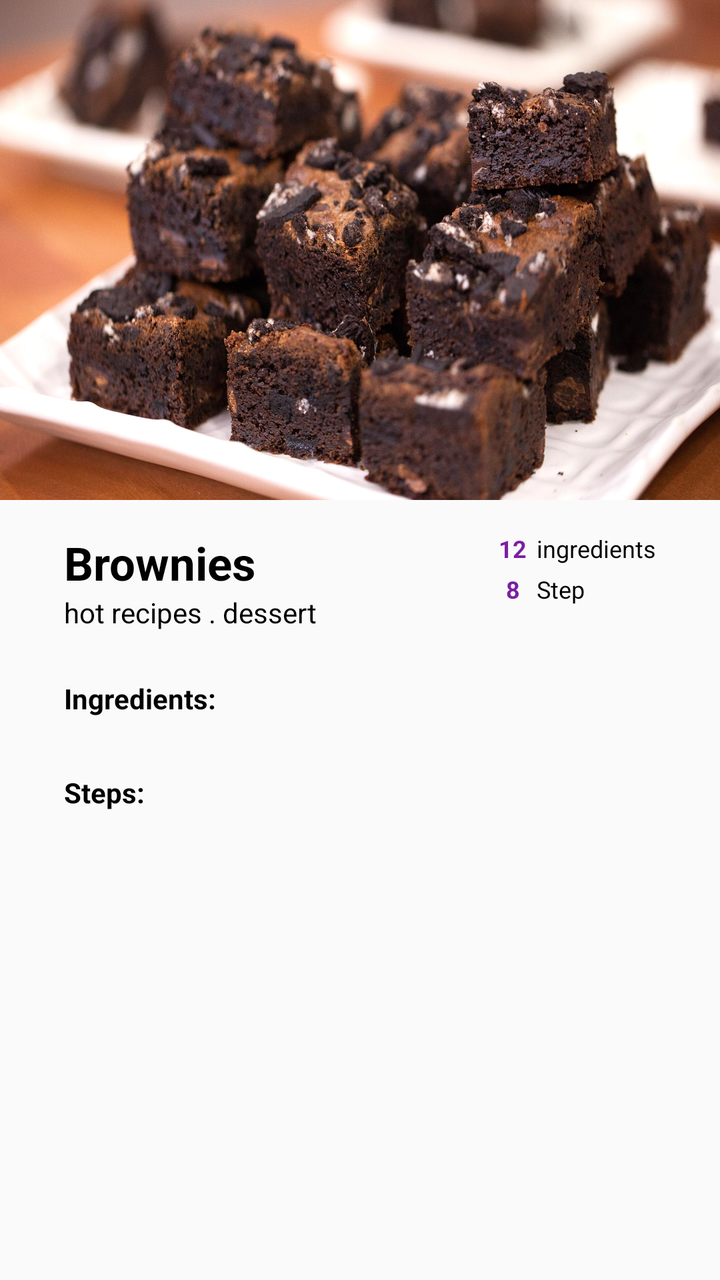
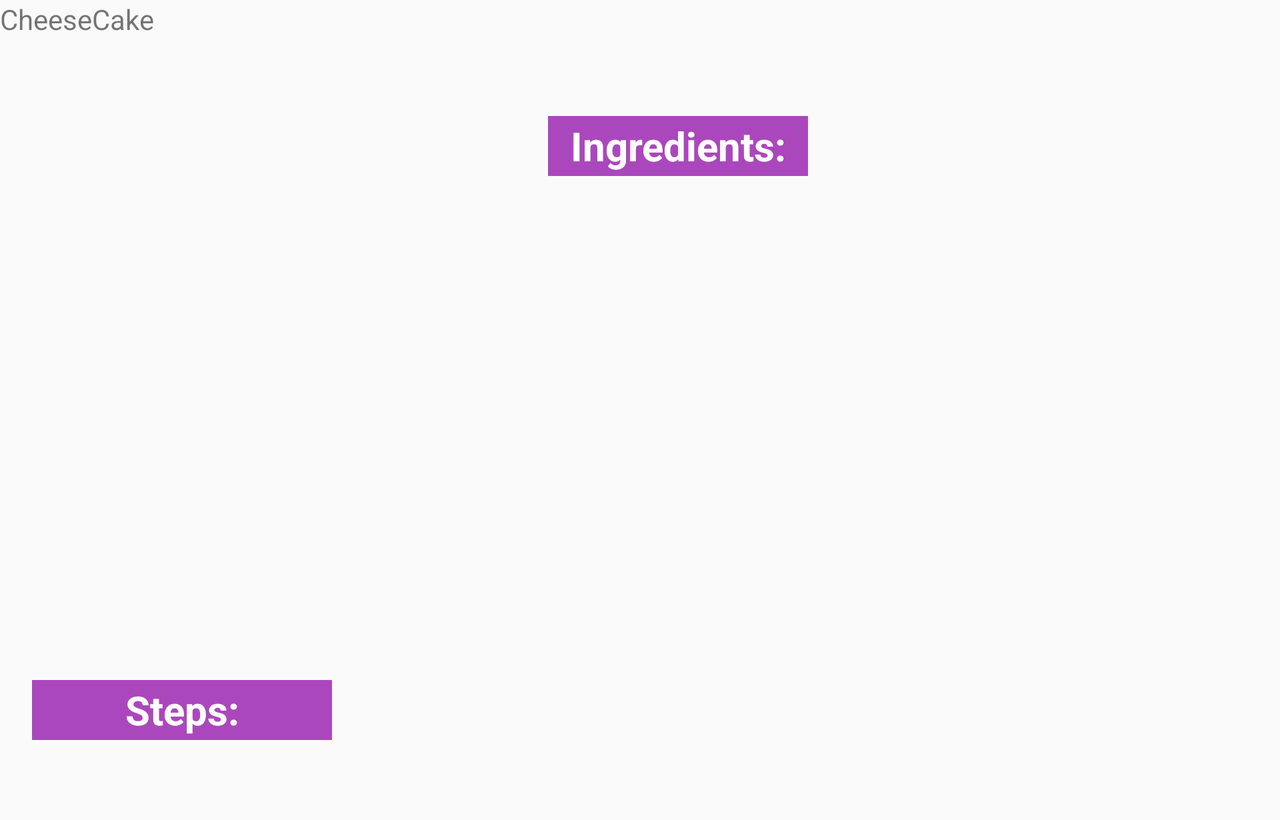

An Android layout and its configuration variant, each rendered on a device that would load it. The default file and the variant file are quoted in full after the pictures.
<!-- AndroidManifest.xml: application theme AppTheme -->
<!-- res/layout/activity_details.xml -->
<?xml version="1.0" encoding="utf-8"?>
<ScrollView xmlns:android="http://schemas.android.com/apk/res/android"
    xmlns:app="http://schemas.android.com/apk/res-auto"
    xmlns:tools="http://schemas.android.com/tools"
    android:id="@+id/scroll_view"
    android:layout_width="match_parent"
    android:layout_height="match_parent">

    
    <androidx.constraintlayout.widget.ConstraintLayout
        android:layout_width="match_parent"
        android:layout_height="wrap_content"
        tools:context=".ui.details.DetailsActivity">


        
        <androidx.recyclerview.widget.RecyclerView
            android:id="@+id/recycler_view_steps"
            android:layout_width="match_parent"
            android:layout_height="wrap_content"
            android:layout_marginTop="4dp"
            android:paddingBottom="32dp"
            app:layout_constraintEnd_toEndOf="parent"
            app:layout_constraintHorizontal_bias="0.0"
            app:layout_constraintStart_toStartOf="parent"
            app:layout_constraintTop_toBottomOf="@+id/tv_step_label" />


        
        <TextView
            android:id="@+id/tv_step_label"
            style="@style/LabelRecyclerView"
            android:text="@string/steps_label"
            app:layout_constraintStart_toStartOf="parent"
            app:layout_constraintTop_toBottomOf="@+id/recycler_view_ingredient" />


        
        <ImageView
            android:id="@+id/image"
            android:layout_width="match_parent"
            android:layout_height="250dp"
            android:contentDescription="@string/recipe_image"
            android:scaleType="fitXY"
            app:layout_constraintEnd_toEndOf="parent"
            app:layout_constraintStart_toStartOf="parent"
            app:layout_constraintTop_toTopOf="parent"
            tools:src="@drawable/brown" />


        
        <androidx.recyclerview.widget.RecyclerView
            android:id="@+id/recycler_view_ingredient"
            android:layout_width="match_parent"
            android:layout_height="wrap_content"
            android:layout_marginTop="4dp"
            app:layout_constraintEnd_toEndOf="parent"
            app:layout_constraintHorizontal_bias="0.0"
            app:layout_constraintStart_toStartOf="parent"
            app:layout_constraintTop_toBottomOf="@+id/tv_ingredient_label" />


        
        <TextView
            android:id="@+id/tv_ingredient_label"
            style="@style/LabelRecyclerView"
            android:text="@string/ingredients_label"
            app:layout_constraintStart_toStartOf="parent"
            app:layout_constraintTop_toBottomOf="@+id/tv_sub_name" />


        
        <TextView
            android:id="@+id/tv_recipe_name"
            android:layout_width="wrap_content"
            android:layout_height="wrap_content"
            android:layout_marginStart="32dp"
            android:layout_marginTop="16dp"
            android:textColor="@color/black"
            android:textSize="23sp"
            android:textStyle="bold"
            app:layout_constraintStart_toStartOf="parent"
            app:layout_constraintTop_toBottomOf="@+id/image"
            tools:text="Brownies" />


        
        <TextView
            android:id="@+id/tv_sub_name"
            android:layout_width="wrap_content"
            android:layout_height="wrap_content"
            android:layout_marginStart="32dp"
            android:text="@string/hot_recipes_dessert"
            android:textColor="@color/black"
            app:layout_constraintStart_toStartOf="parent"
            app:layout_constraintTop_toBottomOf="@+id/tv_recipe_name" />


        
        <TextView
            android:id="@+id/tv_num_ingred"
            style="@style/NumbersStepsIngredients"
            android:layout_marginTop="16dp"
            android:layout_marginEnd="5dp"
            app:layout_constraintEnd_toStartOf="@+id/textView5"
            app:layout_constraintTop_toBottomOf="@+id/image"
            tools:text="12" />


        
        <TextView
            android:id="@+id/tv_num_steps"
            style="@style/NumbersStepsIngredients"
            android:layout_marginTop="4dp"
            app:layout_constraintEnd_toEndOf="@+id/tv_num_ingred"
            app:layout_constraintStart_toStartOf="@+id/tv_num_ingred"
            app:layout_constraintTop_toBottomOf="@+id/tv_num_ingred"
            tools:text="8" />


        
        <TextView
            android:id="@+id/textView5"
            style="@style/MiniLabels"
            android:layout_marginTop="16dp"
            android:layout_marginEnd="32dp"
            android:text="@string/ingredient"
            app:layout_constraintEnd_toEndOf="parent"
            app:layout_constraintTop_toBottomOf="@+id/image" />


        
        <TextView
            android:id="@+id/textView7"
            style="@style/MiniLabels"
            android:text="@string/step"
            app:layout_constraintBottom_toBottomOf="@+id/tv_num_steps"
            app:layout_constraintStart_toStartOf="@+id/textView5"
            app:layout_constraintTop_toTopOf="@+id/tv_num_steps" />


        
        <ImageButton
            android:id="@+id/iv_back"
            style="@style/Widget.AppCompat.Button.Borderless"
            android:layout_width="wrap_content"
            android:layout_height="wrap_content"
            android:contentDescription="@string/back_button"
            android:elevation="8dp"
            app:layout_constraintStart_toStartOf="parent"
            app:layout_constraintTop_toTopOf="parent"
            app:srcCompat="@drawable/baseline_arrow_back_white_48" />


    </androidx.constraintlayout.widget.ConstraintLayout>
</ScrollView>
<!-- resources referenced by this layout -->
<resources>
  <color name="black">#000</color>
  <!-- drawable brown: jpg bitmap (drawable-hdpi, 215481 bytes) -->
  <string name="back_button">Back button</string>
  <string name="hot_recipes_dessert">hot recipes . dessert</string>
  <string name="ingredient">ingredients</string>
  <string name="ingredients_label">Ingredients:</string>
  <string name="recipe_image">recipe image</string>
  <string name="step">Step</string>
  <string name="steps_label">Steps:</string>
  <style name="LabelRecyclerView">
          <item name="android:layout_height">wrap_content</item>
          <item name="android:layout_width">wrap_content</item>
          <item name="android:layout_marginStart">32dp</item>
          <item name="android:layout_marginTop">24dp</item>
          <item name="android:textColor">@color/black</item>
          <item name="android:textStyle">bold</item>
      </style>
  <style name="MiniLabels">
          <item name="android:layout_height">wrap_content</item>
          <item name="android:layout_width">wrap_content</item>
          <item name="android:textSize">12sp</item>
          <item name="android:textColor">@color/black</item>
      </style>
  <style name="NumbersStepsIngredients" parent="MiniLabels">
          <item name="android:textColor">@color/colorAccent</item>
          <item name="android:textStyle">bold</item>
      </style>
  <style name="AppTheme" parent="Theme.AppCompat.Light.DarkActionBar">
          
          <item name="colorPrimary">@color/colorPrimary</item>
          <item name="colorPrimaryDark">@color/colorPrimaryDark</item>
          <item name="colorAccent">@color/colorAccent</item>
      </style>
  <color name="colorAccent">#7B1FA2</color>
  <color name="colorPrimary">#7B1FA2</color>
  <color name="colorPrimaryDark">#7B1FA2</color>
</resources>
<!-- res/layout-land/activity_details.xml (the repository's variant of the layout above) -->
<!-- drawn on the phone turned sideways -->
<?xml version="1.0" encoding="utf-8"?>
<ScrollView

    xmlns:android="http://schemas.android.com/apk/res/android"
    xmlns:app="http://schemas.android.com/apk/res-auto"
    xmlns:tools="http://schemas.android.com/tools"
    android:id="@+id/scroll_view"
    android:layout_width="match_parent"
    android:layout_height="match_parent">


    <android.support.constraint.ConstraintLayout
        android:layout_width="match_parent"
        android:layout_height="match_parent"
        tools:context=".activity.DetailsActivity">

        
        <android.support.v7.widget.RecyclerView
            android:id="@+id/recycler_view_steps"
            android:layout_width="wrap_content"
            android:layout_height="wrap_content"
            android:layout_marginStart="8dp"
            android:layout_marginTop="8dp"
            android:paddingBottom="32dp"
            app:layout_constraintStart_toStartOf="parent"
            app:layout_constraintTop_toBottomOf="@+id/tv_step_label" />

        
        <TextView
            android:id="@+id/tv_recipe_name"
            style="@style/recipe"
            android:layout_height="50dp"
            app:layout_constraintEnd_toEndOf="parent"
            app:layout_constraintStart_toStartOf="parent"
            app:layout_constraintTop_toTopOf="parent"
            tools:text="CheeseCake" />

        
        <TextView
            android:id="@+id/tv_step_label"
            style="@style/landscape"
            android:layout_width="150dp"
            android:layout_marginStart="16dp"
            android:layout_marginTop="32dp"
            android:text="@string/steps_label"
            app:layout_constraintStart_toStartOf="parent"
            app:layout_constraintTop_toBottomOf="@+id/image" />

        
        <ImageView
            android:id="@+id/image"
            android:layout_width="250dp"
            android:layout_height="250dp"
            android:layout_marginStart="8dp"
            android:layout_marginTop="8dp"
            android:src="@mipmap/ic_launcher"
            app:layout_constraintStart_toStartOf="parent"
            app:layout_constraintTop_toBottomOf="@+id/tv_recipe_name" />

        
        <android.support.v7.widget.RecyclerView
            android:id="@+id/recycler_view_ingredient"
            android:layout_width="wrap_content"
            android:layout_height="wrap_content"
            android:layout_marginStart="16dp"
            android:layout_marginTop="8dp"
            app:layout_constraintStart_toEndOf="@+id/image"
            app:layout_constraintTop_toBottomOf="@+id/tv_ingredient_label" />

        
        <TextView
            android:id="@+id/tv_ingredient_label"
            style="@style/landscape"
            android:layout_width="130dp"
            android:layout_marginStart="16dp"
            android:layout_marginTop="8dp"
            android:text="@string/ingredients_label"
            app:layout_constraintStart_toEndOf="@+id/image"
            app:layout_constraintTop_toBottomOf="@+id/tv_recipe_name" />


    </android.support.constraint.ConstraintLayout>
</ScrollView>
<!-- resources referenced by the variant -->
<!-- as the phone turned sideways resolves them -->
<resources>
  <string name="ingredients_label">Ingredients:</string>
  <string name="steps_label">Steps:</string>
  <style name="landscape">
          <item name="android:textSize">20sp</item>
          <item name="android:layout_height">30dp</item>
          <item name="android:textColor">@color/white</item>
          <item name="android:textStyle">bold</item>
          <item name="android:background">@color/headers</item>
          <item name="android:gravity">center</item>
  
      </style>
  <style name="AppTheme" parent="Theme.AppCompat.Light.DarkActionBar">
          
          <item name="colorPrimary">@color/colorPrimary</item>
          <item name="colorPrimaryDark">@color/colorPrimaryDark</item>
          <item name="colorAccent">@color/colorAccent</item>
      </style>
  <color name="white">#fff</color>
  <color name="headers">#AB47BC</color>
  <color name="colorPrimary">#7B1FA2</color>
  <color name="colorPrimaryDark">#7B1FA2</color>
  <color name="colorAccent">#7B1FA2</color>
</resources>
